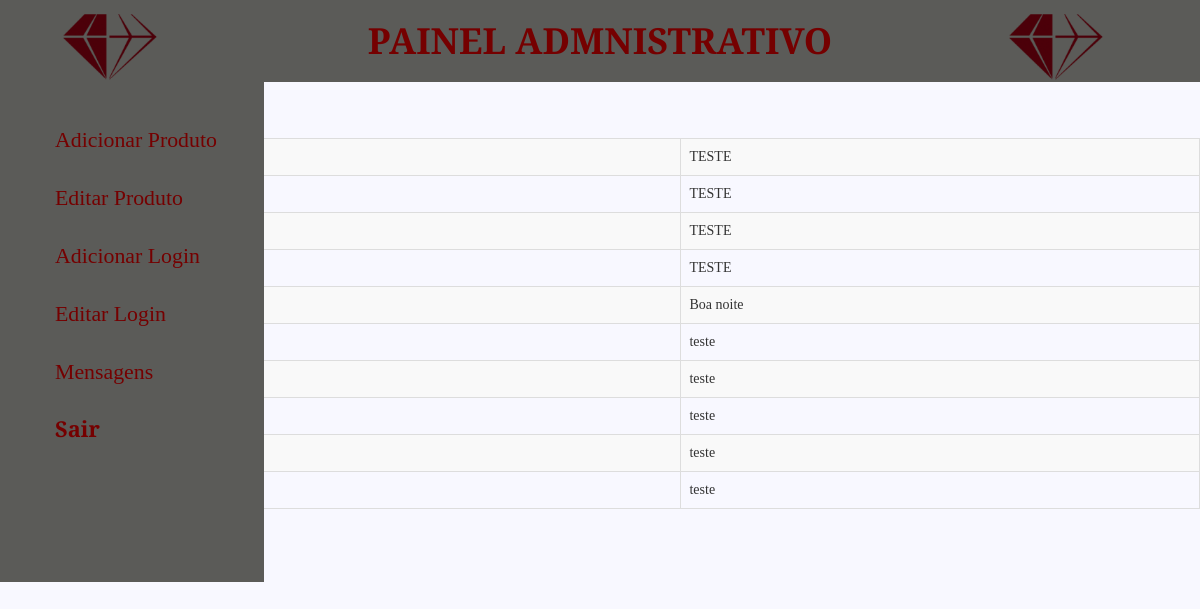
Screenshot of /php/painel-mensagem.php (signed in) with the database file from the repository.
### tables this page shows
CREATE TABLE `contato` (
  `nome` varchar(50) NOT NULL,
  `email` varchar(50) NOT NULL,
  `telefone` int(20) NOT NULL,
  `mensagem` varchar(500) NOT NULL
);

### php/painel-mensagem.php (the view, shortened to what this page needs)
<?php
$conexao = mysqli_connect('localhost', 'root','', 'oreman');
?>
<!DOCTYPE html>
<html class="html-produtos">
    <head>
        <link rel="stylesheet" type="text/css" href="../assets/css/reset.css">
        <link rel="stylesheet" type="text/css" href="../assets/bootstrap/css/bootstrap.min.css">
        <link rel="stylesheet" type="text/css" href="../assets/css/estilos.css">
        <link rel="icon" href="../assets/images/icon.png" type="image/x-icon"/><link rel="stylesheet" href="https://cdnjs.cloudflare.com/ajax/libs/font-awesome/4.7.0/css/font-awesome.min.css">
         <link rel="stylesheet" href="../assets/css/animate.css">
    </head>
	<body class="body-produtos">
		 <header class="body-menu">
            <h1 class="titulo-painel">Painel admnistrativo</h1>
            <img src="../assets/images/icon.png" class="logo-painel left">
            <img src="../assets/images/icon.png" class="logo-painel right">
        </header>
        <div class="menu-vertical-painel">
            <ul class="painel-lista-vertical">
                <li class="item-painel"><a class="link-painel" href="cadastro-carros.php">Adicionar Produto</a></li>
                <li class="item-painel"><a class="link-painel" href="lista-produtos.php">Editar Produto</a></li>
                <li class="item-painel"><a class="link-painel" href="cadastro-login.php">Adicionar Login</a></li>
                <li class="item-painel"><a class="link-painel" href="lista-login.php">Editar Login</a></li>
                <li class="item-painel"><a class="link-painel" href="painel-mensagem.php">Mensagens </a></li>
                <li class="item-painel"><a class="link-painel logout" href="logout.php">Sair</a></li>
            </ul>
        </div>
    <h3 class="titulo-mensagens">Mensagens Recebidas</h3>
    <?php
    function listaMensagens($conexao) {
    $mensagens = array();
    $resultado = mysqli_query($conexao, "select * from contato");
    while($mensagem = mysqli_fetch_assoc($resultado)) {
            array_push($mensagens, $mensagem);
        }
    return $mensagens;
    }
     ?>
    <table class="table table-striped table-bordered tabela-msg">
    <?php
        $mensagens = listaMensagens($conexao);
        foreach($mensagens as $mensagem){ ?>
            <tr>
                <td class="nome-msg"><?=$mensagem['nome']?></td>
                <td><?=$mensagem['mensagem']?></td>
            </tr>
        <?php
            }
        ?>
    </table>
</body>
</html>

### assets/css/estilos.css (style rules this page uses)
.html-produtos,.body-produtos { width: 100%; background-color: #F8F8FF; font-family: playfair display; background-size: 100% auto; height: }
#html-menu, .body-menu { height: 100%; font-family: 'Playfair Display', serif; }
.titulo-painel { text-align: center; color: #750000; background-color: #5b5b58; margin: 0; padding: 1.75%; text-transform: uppercase; font-weight: bold; }
.logo-painel { position: absolute; top: 1%; height: 75px; }
.left { left: 5%; }
.right { right: 8%; }
.menu-vertical-painel { width: 22%; height: 500px; position: absolute; margin-left:0; background-color: #5b5b58; }
.painel-lista-vertical { list-style: none; font-size: 2.4em; height: 100%; padding: 30px; }
.link-painel { color: #750000; padding: 5px; font-size: 65%; }
.item-painel { margin-bottom: 10px; padding-left: 20px; }
.logout { font-weight: bold; }

### rows the page displays
contato: mensagem "TESTE"
contato: mensagem "TESTE"
contato: mensagem "TESTE"
contato: mensagem "TESTE"
contato: mensagem "Boa noite"
contato: mensagem "teste"
contato: mensagem "teste"
contato: mensagem "teste"
contato: mensagem "teste"
contato: mensagem "teste"
